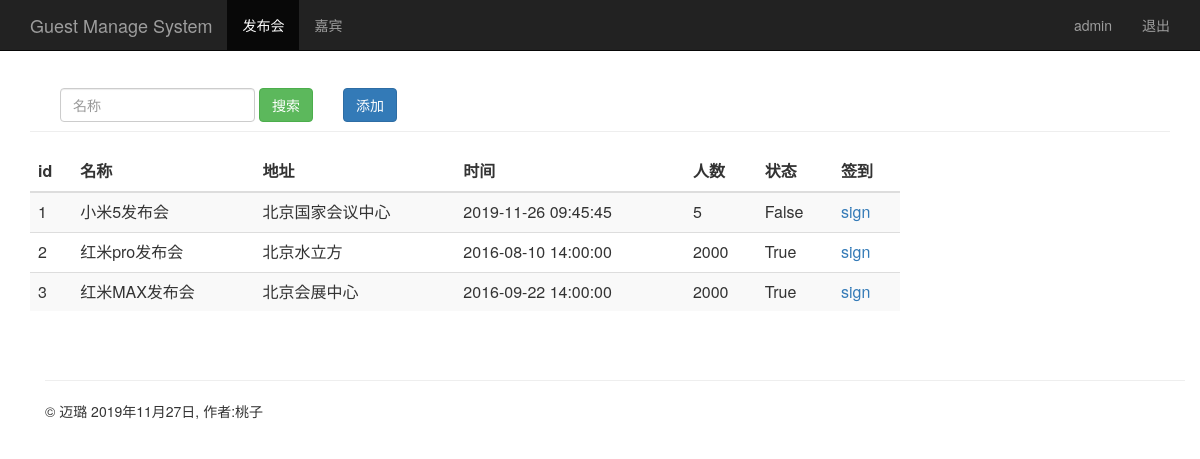
The page /event_manage/ (signed in) on the database its author committed.
### sign/models.py (models this page shows, shortened)
class Event(models.Model):
    name = models.CharField(max_length=100)                 # 发布会标题
    limit = models.IntegerField()                           # 参加人数
    status = models.BooleanField()                          # 状态
    address = models.CharField(max_length=200)              # 地址
    start_time = models.DateTimeField('events time')        # 发布会时间
    create_time = models.DateTimeField(auto_now = True)     # 创建时间（自动获取当前时间）

### sign/views.py (the view)
# urls.py: url(r'^event_manage/$',views.event_manage),  # 添加 event_manage/的路由
@login_required
def event_manage(request):
    username = request.session.get('user','')      # 读取浏览器session
    event_list = Event.objects.all()
    return render(request,"event_manage_git.html",{"user":username,"events":event_list})

### sign/templates/event_manage_git.html (shortened to what this page needs)
{% extends "base.html" %}
{% block content %}
    <nav class="navbar navbar-inverse navbar-fixed-top">
      <div class="container">
        <div class="navbar-header">
          <a class="navbar-brand" href="/event_manage/">Guest Manage System</a>
        </div>
        <div id="navbar" class="collapse navbar-collapse">
          <ul class="nav navbar-nav">
            <li class="active"><a href="#">发布会</a></li>
            <li><a href="/guest_manage/">嘉宾</a></li>
          </ul>
          <ul class="nav navbar-nav navbar-right">
           <li><a href="#">{{user}}</a></li>
           <li><a href="/logout/">退出</a></li>
         </ul>
        </div>
      </div>
    </nav>
    <div class="container theme-showcase" role="main">
      <div class="page-header" style="margin-top: 80px;">
        <div id="navbar" class="navbar-collapse collapse" style="float:left;">
          <form class="navbar-form" method="get" action="/search_name/">
            <div class="form-group">
              <input name="name" type="text" placeholder="名称" class="form-control">
            </div>
            <button type="submit" class="btn btn-success">搜索</button>
          </form>
        </div>
        <div "float:right;">
          <button type="submit" class="btn btn-primary" onclick="window.location.href='/add_event/'" style="margin-top: 8px;">添加</button>
        </div>
      </div>
      <div class="row" >
        <div class="col-md-6" style="width: 900px;">
          <table class="table table-striped">
            <thead>
              <tr>
                <th>id</th>
                <th>名称</th>
                <th>地址</th>
                <th>时间</th>
                <th>人数</th>
                <th>状态</th>
                <th>签到</th>
              </tr>
            </thead>
            <tbody>
              {% for event in events %}
                <tr>
                  <td>{{ event.id }}</td>
                  <td>{{ event.name }}</td>
                  <td>{{ event.address }}</td>
                  <td>{{ event.start_time | date:"Y-m-d H:i:s" }}</td>
                  <td>{{ event.limit }}</td>
                  <td>{{ event.status }}</td>
                  <td><a href="/sign_index/{{ event.id }}/"  target="{{ event.id }}_blank">sign</a></td>
                </tr>
             {% endfor %}
            </tbody>
          </table>
        </div>
      </div>
{% endblock %}

### rows shown on the page
Event: id "1", name "小米5发布会", address "北京国家会议中心", start_time "2019-11-26 09:45:45", limit "5", status "False"
Event: id "2", name "红米pro发布会", address "北京水立方", start_time "2016-08-10 14:00:00", limit "2000", status "True"
Event: id "3", name "红米MAX发布会", address "北京会展中心", start_time "2016-09-22 14:00:00", limit "2000", status "True"

### other values the page prints
{{ user }} "admin"
